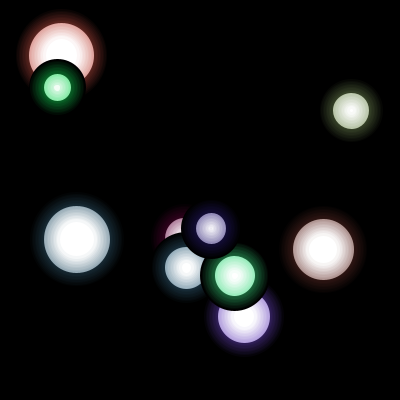
Frame 1 (no input)
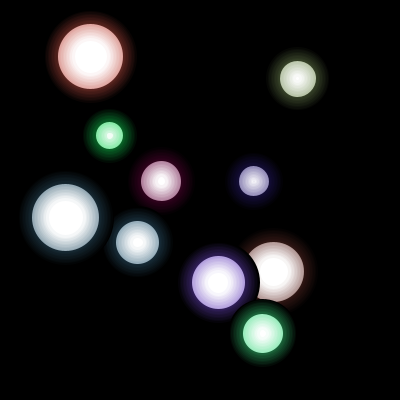
Frame 60 (the mouse pressed at the canvas centre just before this capture)
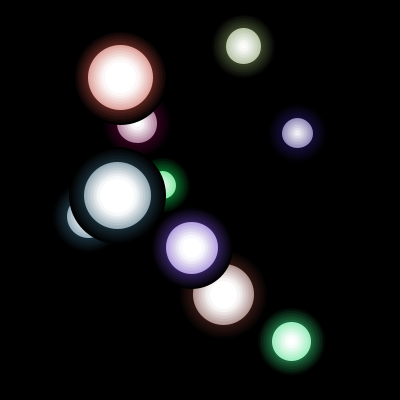
Frame 120 (the mouse held since frame 60 and released just before this capture)

The Processing sketch that drew these frames (run headless with seeded random() and noise(); from frame 60 on, the mouse is pressed at the canvas centre):

// Processing sketch: processing_101688
// ── processing_101688.pde

Circle[] circles = new Circle[10];

color bgcolor = color(0);

void setup() {
  size(400, 400);
  background(bgcolor);
  smooth();

  for (int i = 0 ; i < circles.length;i++) {
    circles[i] = new Circle();
  }
}

void draw() {
  background(bgcolor);

  for (int i = 0 ; i < circles.length;i++) {
    circles[i].move();
    circles[i].display();
  }
}

class Circle {
  float hue =  random(360);
  float r = random(50, 100);
  float x = random(r/2, width-r/2);
  float y = random(r/2, height-r/2);


  float x_spd = random(1, 3)/3;
  int x_sign;
  float y_spd = random(1, 3)/3;
  int y_sign;

  color c = color(random(255), random(255), random(255));
  color black = color(0, 0, 0);
  color white =  color(255, 255, 255);
  color tmp;
  color check;

  Circle() {
    if (random(1) >= 0.5) {
      x_sign = 1;
    } else {
      x_sign = -1;
    }
    if (random(1) >= 0.5) {
      y_sign = 1;
    } else {
      y_sign = -1;
    }
  }

  void move() {
    x += x_sign * x_spd;
    y += y_sign * y_spd;

    if (x <  r/2 || x > width - r/2) {
      x_sign *= -1;
    }
    if (y < r/2 || y > height - r/2) {
      y_sign *= -1;
    }
  }

  void display() {
    int w = 3;

    noFill();
    strokeWeight(w);

    for (int i = 0 ; i < 20; i++) {
      if (i <= 9) {
        tmp = lerpColor(black, c, 0.05* i);
        stroke(tmp);
      } else {
        tmp = lerpColor(c, white, 0.05 * i);
        stroke(tmp);
      }
      if (i == 9) {
        fill(255);
      }

      ellipse(x, y, r-i*w, r-i*w);
    }
  }
}
